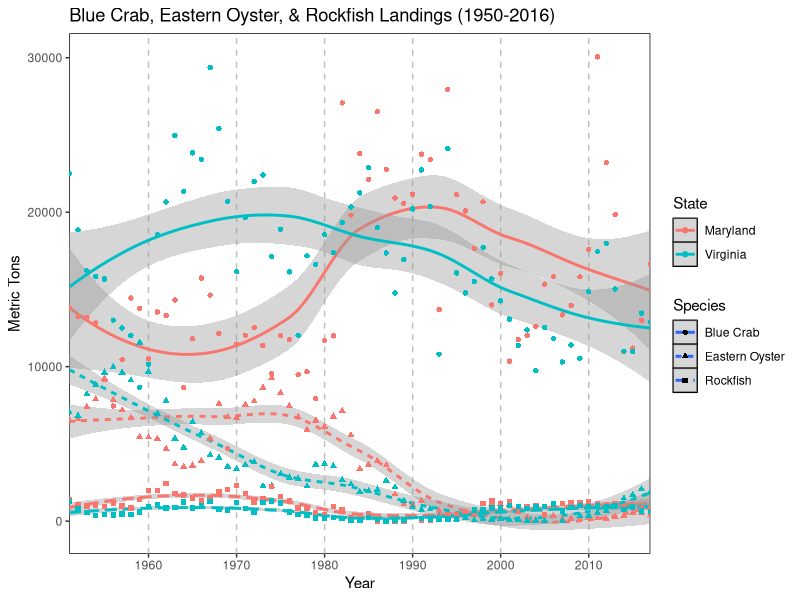
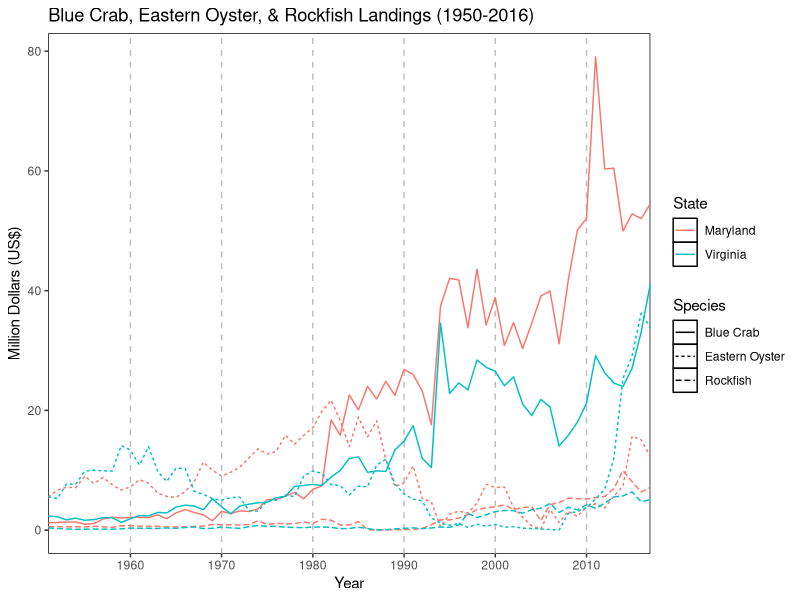

Here is the R script that generated these plots, in order:
rm(list=ls())

library(tidyverse)
library(lubridate)

bc <- read.csv('data/landings_bluecrab.csv', skip = 4, stringsAsFactors = FALSE) %>%
  rename(USdollars = X.) %>%
  mutate(Year = as.Date(ISOdate(Year, 12, 31)),
         State = as.character(State),
         Metric.Tons = as.numeric(Metric.Tons),
         Pounds = as.numeric(Pounds),
         USdollars = as.numeric(USdollars)) %>%
  group_by(Year) %>%
  group_by(State, add = TRUE) %>%
  summarise(metric_tons = sum(Metric.Tons), 
            pounds = sum(Pounds),
            dollars = sum(USdollars)) %>%
  mutate(Species = 'Blue Crab')

eo <- read.csv('data/landings_easternoyster.csv', skip = 4, stringsAsFactors = FALSE) %>%
  rename(USdollars = X.) %>%
  mutate(Year = as.Date(ISOdate(Year, 12, 31)),
         State = as.character(State),
         Metric.Tons = as.numeric(Metric.Tons),
         Pounds = as.numeric(Pounds),
         USdollars = as.numeric(USdollars)) %>%
  group_by(Year, State) %>%
  summarise(metric_tons = sum(Metric.Tons), 
            pounds = sum(Pounds),
            dollars = sum(USdollars)) %>%
  mutate(Species = 'Eastern Oyster')

rf <- read.csv('data/landings_rockfish.csv', skip = 4, stringsAsFactors = FALSE) %>%
  rename(USdollars = X.) %>%
  mutate(Year = as.Date(ISOdate(Year, 12, 31)),
         State = as.character(State),
         Metric.Tons = as.numeric(Metric.Tons),
         Pounds = as.numeric(Pounds),
         USdollars = as.numeric(USdollars)) %>%
  group_by(Year, State) %>%
  summarise(metric_tons = sum(Metric.Tons), 
            pounds = sum(Pounds),
            dollars = sum(USdollars)) %>%
  mutate(Species = 'Rockfish')

dat <- rbind(bc, eo, rf)

fig <- ggplot(filter(dat, State %in% c('Maryland', 'Virginia'))) +
  geom_smooth(aes(Year, metric_tons, color = State, linetype = Species)) + 
  geom_point(aes(Year, metric_tons, color = State, shape = Species)) +
  scale_x_date(name = 'Year',
               date_breaks = '10 years',
               date_labels = '%Y',
               expand = c(0,0)) +
  scale_y_continuous(name = 'Metric Tons') +
  ggtitle('Blue Crab, Eastern Oyster, & Rockfish Landings (1950-2016)') +
  theme(panel.background = element_rect(fill = 'white', color = 'black'),
        panel.grid.major.x = element_line(color = 'grey', linetype = 'dashed'),
        panel.grid.major.y = element_blank(),
        panel.grid.minor = element_blank())
fig

tiff('figures/landings_smoothed.tiff', height = 7, width = 10, units = 'in', res = 300, compression = 'lzw')
fig
dev.off()

## plot US dollars
fig <- ggplot(filter(dat, State %in% c('Maryland', 'Virginia'))) +
  geom_line(aes(Year, dollars/1000000, color = State, linetype = Species)) + 
  scale_x_date(name = 'Year',
               date_breaks = '10 years',
               date_labels = '%Y',
               expand = c(0,0)) +
  scale_y_continuous(name = 'Million Dollars (US$)') +
  ggtitle('Blue Crab, Eastern Oyster, & Rockfish Landings (1950-2016)') +
  theme(panel.background = element_rect(fill = 'white', color = 'black'),
        panel.grid.major.x = element_line(color = 'grey', linetype = 'dashed'),
        panel.grid.major.y = element_blank(),
        panel.grid.minor = element_blank())
fig

tiff('figures/landings_dollars.tiff', height = 7, width = 10, units = 'in', res = 300, compression = 'lzw')
fig
dev.off()
  
